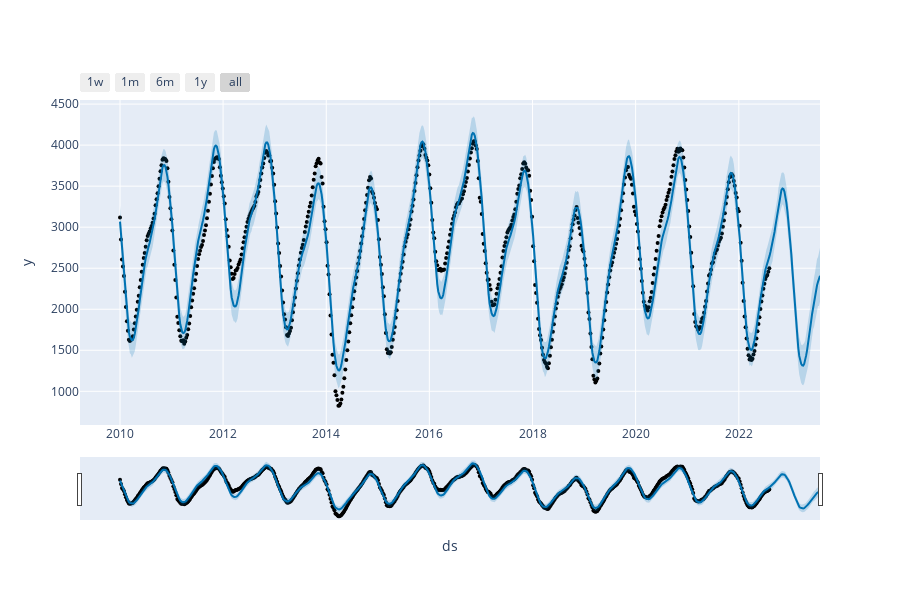

The cell this chart's notebook holds for it:
### Code cell
# static plotting
#fig1 = m.plot(forecast)

# interactive plotting
from prophet.plot import plot_plotly, plot_components_plotly
plot_plotly(m, forecast)

### Figure 1 — Plotly figure (JSON) as saved in the notebook; plotly's stock layout.template omitted (floating-point values rounded to 4 significant figures; data arrays with more than 128 entries replaced by an {"elided": "..."} marker saying what was removed)
{"data": [{"marker": {"color": "black", "size": 4}, "mode": "markers", "name": "Actual", "type": "scatter", "x": {"elided": "658 str values"}, "y": {"elided": "658 int values"}}, {"hoverinfo": "skip", "line": {"width": 0}, "mode": "lines", "type": "scatter", "x": {"elided": "710 str values"}, "y": {"elided": "710 float values"}}, {"fill": "tonexty", "fillcolor": "rgba(0, 114, 178, 0.2)", "line": {"color": "#0072B2", "width": 2}, "mode": "lines", "name": "Predicted", "type": "scatter", "x": {"elided": "710 str values"}, "y": {"elided": "710 float values"}}, {"fill": "tonexty", "fillcolor": "rgba(0, 114, 178, 0.2)", "hoverinfo": "skip", "line": {"width": 0}, "mode": "lines", "type": "scatter", "x": {"elided": "710 str values"}, "y": {"elided": "710 float values"}}], "layout": {"height": 600, "showlegend": false, "width": 900, "xaxis": {"autorange": true, "range": ["2009-03-23 16:27:25.7143", "2023-07-30"], "rangeselector": {"buttons": [{"count": 7, "label": "1w", "step": "day", "stepmode": "backward"}, {"count": 1, "label": "1m", "step": "month", "stepmode": "backward"}, {"count": 6, "label": "6m", "step": "month", "stepmode": "backward"}, {"count": 1, "label": "1y", "step": "year", "stepmode": "backward"}, {"step": "all"}]}, "rangeslider": {"autorange": true, "range": ["2009-03-23 16:27:25.7143", "2023-07-30"], "visible": true, "yaxis": {"_template": null, "rangemode": "match"}}, "title": {"text": "ds"}, "type": "date"}, "yaxis": {"autorange": true, "range": [589.5, 4550.0], "title": {"text": "y"}, "type": "linear"}}}
